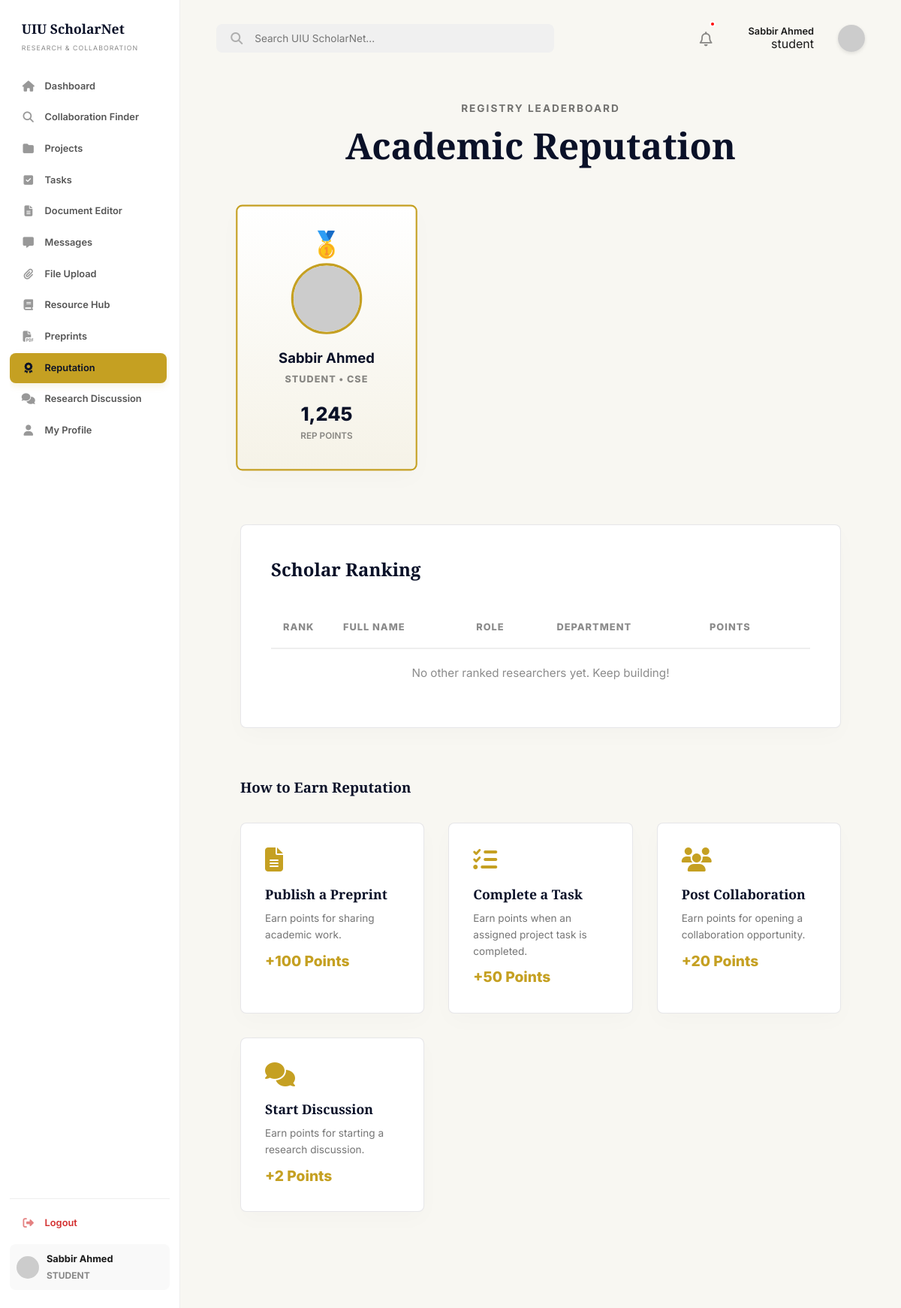
/dashboard/reputation.php (signed in), run on an earlier commit of the app's database.
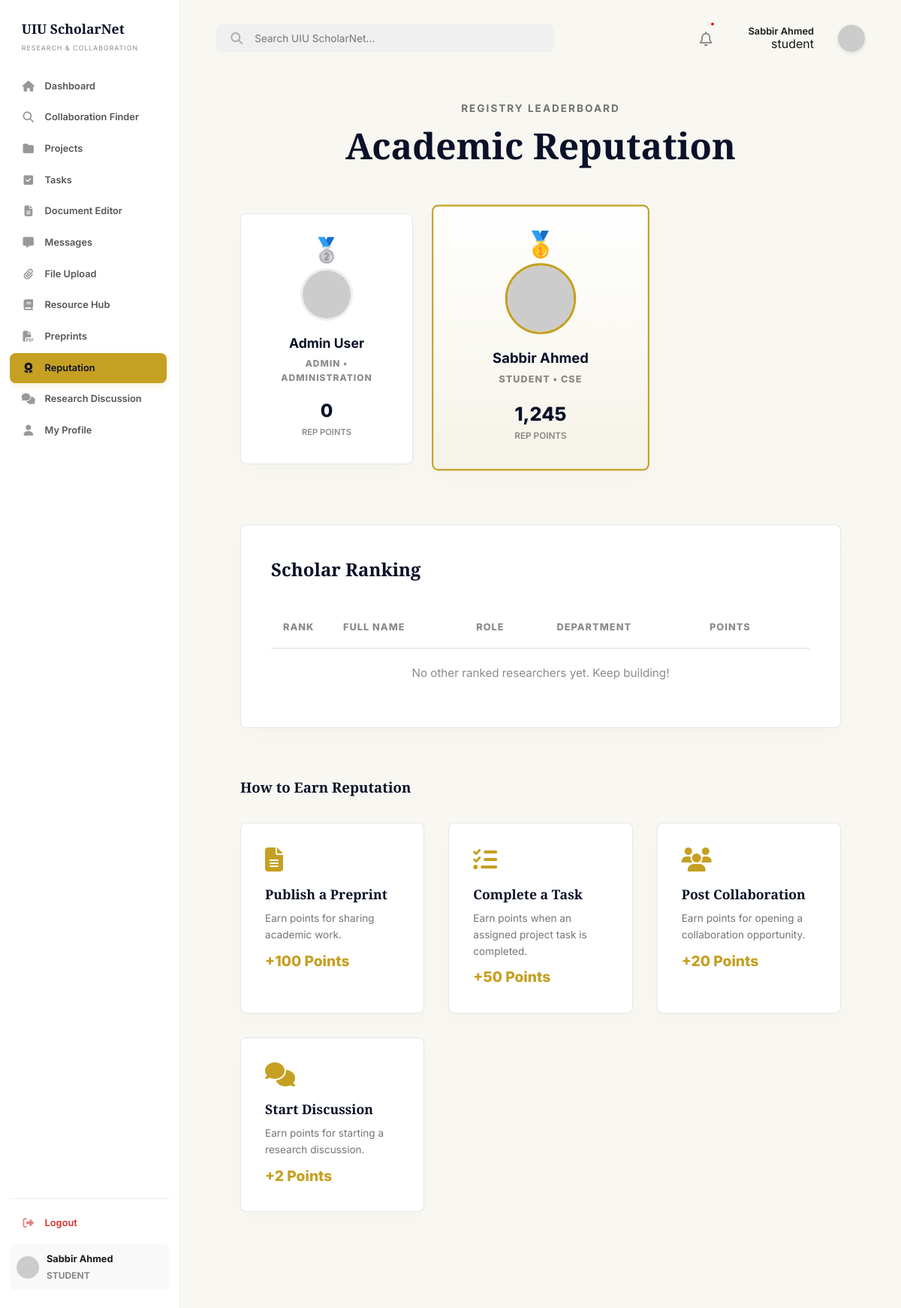
And on a later commit of the database.
### tables this page shows
CREATE TABLE IF NOT EXISTS users (
    id INT AUTO_INCREMENT PRIMARY KEY,
    full_name VARCHAR(100) NOT NULL,
    email VARCHAR(100) UNIQUE NOT NULL,
    password VARCHAR(255) NOT NULL,
    role ENUM('student', 'faculty', 'admin') DEFAULT 'student',
    is_verified TINYINT(1) DEFAULT 1,
    account_status ENUM('active', 'banned') DEFAULT 'active',
    department VARCHAR(100),
    interests TEXT,
    skills TEXT,
    points INT DEFAULT 0,
    reputation INT DEFAULT 0,
    created_at TIMESTAMP DEFAULT CURRENT_TIMESTAMP
);

CREATE TABLE IF NOT EXISTS reputation_rules (
    id INT AUTO_INCREMENT PRIMARY KEY,
    action_key VARCHAR(100) NOT NULL UNIQUE,
    title VARCHAR(150) NOT NULL,
    description TEXT,
    points INT NOT NULL DEFAULT 0,
    icon VARCHAR(100) DEFAULT 'fa-solid fa-star'
);

### includes/auth_check.php (called while the page is built, shortened)
<?php
require_once('db_connect.php');
$user_id = (int)$_SESSION['user_id'];
$stmt = $conn->prepare("SELECT * FROM users WHERE id = ?");
$stmt->bind_param("i", $user_id);
$stmt->execute();
$user_result = $stmt->get_result();
$user_data = $user_result->fetch_assoc();
?>

### includes/db_connect.php (called while the page is built, shortened)
<?php
$host = getenv('DB_HOST') ?: "127.0.0.1";
$user = getenv('DB_USER') ?: "root";
$pass = getenv('DB_PASS');
if ($pass === false) {
    $pass = "";
}
$dbname = getenv('DB_NAME') ?: "uiu_scholarnet";
$port = getenv('DB_PORT') ?: 3306;
$conn = mysqli_connect($host, $user, $pass, $dbname, $port);
mysqli_set_charset($conn, "utf8mb4");
function db_query($sql, $params = [], $types = "") {
    global $conn;
    $stmt = $conn->prepare($sql);
    if (!$stmt->execute()) {
        die("Query execution failed: " . $stmt->error);
    }
    $result = $stmt->get_result();
    return $result;
}
?>

### dashboard/reputation.php (the view, shortened to what the rows shown need)
<?php
require_once('../includes/auth_check.php');
$leadRes = db_query("SELECT full_name, role, department, points FROM users ORDER BY points DESC LIMIT 100", [], "");
$ranked_users = [];
while ($row = $leadRes->fetch_assoc()) {
    $ranked_users[] = $row;
}
$reputation_rules = db_query("SELECT title, description, points, icon FROM reputation_rules ORDER BY points DESC", [], "");
$top_1 = isset($ranked_users[0]) ? $ranked_users[0] : null;
$top_2 = isset($ranked_users[1]) ? $ranked_users[1] : null;
?>
<!DOCTYPE html>
<html lang="en">
<head>
    <link rel="stylesheet" href="https://cdnjs.cloudflare.com/ajax/libs/font-awesome/6.4.0/css/all.min.css">
    <link rel="stylesheet" href="../assets/css/style.css">
    <link rel="stylesheet" href="../assets/css/reputation.css">
</head>
<body class="dashboard-page">
    <?php include('../includes/sidebar.php'); ?>
    <main class="main-content">
        <?php include('../includes/header.php'); ?>
        <div class="reputation-container">
            <section class="reputation-headline">
                <h1>Academic Reputation</h1>
            </section>
            <div class="podium-grid">
                <?php if ($top_2): ?>
                <div class="podium-card">
                    <div class="medal-badge">🥈</div>
                    <img src="https://ui-avatars.com/api/?name=<?php echo urlencode($top_2['full_name']); ?>&background=eee&color=0a1128&bold=true" class="podium-avatar" alt="Avatar">
                    <div class="podium-name"><?php echo htmlspecialchars($top_2['full_name']); ?></div>
                    <div class="podium-role"><?php echo htmlspecialchars($top_2['role']); ?> • <?php echo htmlspecialchars($top_2['department']); ?></div>
                    <div class="podium-points"><?php echo number_format($top_2['points']); ?></div>
                    <div class="podium-points-label">REP POINTS</div>
                </div>
                <?php endif; ?>
                <?php if ($top_1): ?>
                <div class="podium-card podium-1st">
                    <div class="medal-badge">🥇</div>
                    <img src="https://ui-avatars.com/api/?name=<?php echo urlencode($top_1['full_name']); ?>&background=0a1128&color=fff&bold=true" class="podium-avatar" alt="Avatar">
                    <div class="podium-name"><?php echo htmlspecialchars($top_1['full_name']); ?></div>
                    <div class="podium-role"><?php echo htmlspecialchars($top_1['role']); ?> • <?php echo htmlspecialchars($top_1['department']); ?></div>
                    <div class="podium-points"><?php echo number_format($top_1['points']); ?></div>
                    <div class="podium-points-label">REP POINTS</div>
                </div>
                <?php endif; ?>
            </div>
            <div class="leaderboard-section">
                <table class="leaderboard-table">
                    <thead>
                        <tr>
                            <th class="th-rank-w">Rank</th>
                            <th>Full Name</th>
                            <th>Role</th>
                            <th>Department</th>
                            <th class="th-points-w">Points</th>
                        </tr>
                    </thead>
                </table>
            </div>
            <div class="earning-guide">
                <?php while ($rule = $reputation_rules->fetch_assoc()): ?>
                <div class="guide-card">
                    <i class="fa-solid <?php echo htmlspecialchars($rule['icon']); ?>"></i>
                    <h4><?php echo htmlspecialchars($rule['title']); ?></h4>
                    <p><?php echo htmlspecialchars($rule['description']); ?></p>
                    <span class="guide-points">+<?php echo number_format($rule['points']); ?> Points</span>
                </div>
                <?php endwhile; ?>
            </div>
        </div>
    </main>
</body>
</html>

### includes/sidebar.php (shortened to what the rows shown need)
<aside class="sidebar">
    <div class="sidebar-footer">
        <div class="user-profile-small">
            <div>
                <div class="user-name"><?php echo htmlspecialchars($user_data['full_name']); ?></div>
                <div class="user-role text-0-75rem fw-bold mt-2px">
                    <?php if ($user_data['role'] === 'admin'): ?>
                        <span class="color-admin">ADMIN</span>
                    <?php elseif ($user_data['role'] === 'faculty'): ?>
                        <span class="<?php echo isset($user_data['is_verified']) && $user_data['is_verified'] ? 'color-faculty-verified' : 'color-faculty-unverified'; ?>">
                            <?php echo isset($user_data['is_verified']) && $user_data['is_verified'] ? 'VERIFIED FACULTY' : 'UNVERIFIED FACULTY'; ?>
                        </span>
                    <?php else: ?>
                        <span class="color-student">STUDENT</span>
                    <?php endif; ?>
                </div>
            </div>
        </div>
    </div>
</aside>

### includes/header.php (shortened to what the rows shown need)
<header class="dash-header">
    <div class="header-actions flex-center-end">
        <div class="flex-column-end">
            <span class="fw-600 text-0-8rem text-color-primary"><?php echo htmlspecialchars($user_data['full_name'] ?? 'User'); ?></span>
            <?php if (isset($user_data['role'])): ?>
                <?php if ($user_data['role'] === 'admin'): ?>
                    <span class="role-admin">ADMIN</span>
                <?php elseif ($user_data['role'] === 'faculty' && isset($user_data['is_verified']) && $user_data['is_verified']): ?>
                    <span class="role-faculty"><i class="fa-solid fa-circle-check"></i> FACULTY</span>
                <?php elseif ($user_data['role'] === 'faculty' && isset($user_data['is_verified']) && !$user_data['is_verified']): ?>
                    <span class="role-unverified">UNVERIFIED</span>
                <?php else: ?>
                    <span class="role-default"><?php echo htmlspecialchars($user_data['role']); ?></span>
                <?php endif; ?>
            <?php endif; ?>
        </div>
    </div>
</header>

What changed in the data, as far as the page shows it:
added users: full_name "Admin User", role "ADMIN", department "ADMINISTRATION", points "0"
Also different on the page:
text now shown: "🥈 • REP POINTS"
